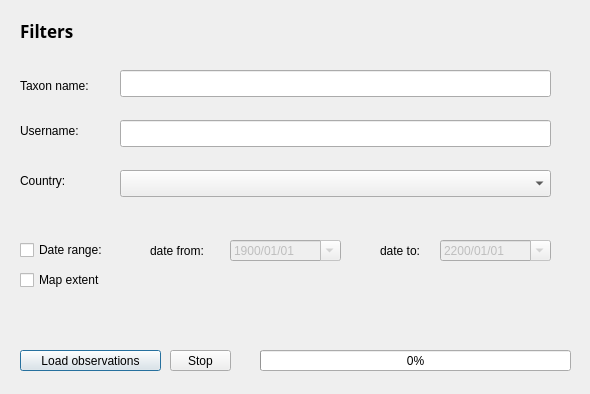
<?xml version="1.0" encoding="UTF-8"?>
<ui version="4.0">
 <class>Dialog</class>
 <widget class="QDialog" name="Dialog">
  <property name="geometry">
   <rect>
    <x>0</x>
    <y>0</y>
    <width>590</width>
    <height>394</height>
   </rect>
  </property>
  <property name="windowTitle">
   <string>iNaturalist Observations</string>
  </property>
  <widget class="QLineEdit" name="lineEdit_username">
   <property name="geometry">
    <rect>
     <x>120</x>
     <y>120</y>
     <width>431</width>
     <height>27</height>
    </rect>
   </property>
  </widget>
  <widget class="QPushButton" name="pushButton">
   <property name="geometry">
    <rect>
     <x>20</x>
     <y>350</y>
     <width>141</width>
     <height>21</height>
    </rect>
   </property>
   <property name="text">
    <string>Load observations</string>
   </property>
  </widget>
  <widget class="QLabel" name="label_username">
   <property name="geometry">
    <rect>
     <x>20</x>
     <y>120</y>
     <width>81</width>
     <height>21</height>
    </rect>
   </property>
   <property name="text">
    <string>Username:</string>
   </property>
  </widget>
  <widget class="QLabel" name="filters">
   <property name="geometry">
    <rect>
     <x>20</x>
     <y>20</y>
     <width>61</width>
     <height>21</height>
    </rect>
   </property>
   <property name="font">
    <font>
     <family>Ubuntu Sans</family>
     <pointsize>13</pointsize>
     <weight>75</weight>
     <italic>false</italic>
     <bold>true</bold>
    </font>
   </property>
   <property name="text">
    <string>Filters</string>
   </property>
  </widget>
  <widget class="QLabel" name="label_username_2">
   <property name="geometry">
    <rect>
     <x>20</x>
     <y>70</y>
     <width>101</width>
     <height>31</height>
    </rect>
   </property>
   <property name="text">
    <string>Taxon name:</string>
   </property>
  </widget>
  <widget class="QLineEdit" name="lineEdit_species">
   <property name="geometry">
    <rect>
     <x>120</x>
     <y>70</y>
     <width>431</width>
     <height>27</height>
    </rect>
   </property>
  </widget>
  <widget class="QLabel" name="label_date_from">
   <property name="geometry">
    <rect>
     <x>150</x>
     <y>240</y>
     <width>81</width>
     <height>21</height>
    </rect>
   </property>
   <property name="text">
    <string>date from:</string>
   </property>
  </widget>
  <widget class="QLabel" name="label_country">
   <property name="geometry">
    <rect>
     <x>20</x>
     <y>170</y>
     <width>61</width>
     <height>21</height>
    </rect>
   </property>
   <property name="text">
    <string>Country:</string>
   </property>
  </widget>
  <widget class="QProgressBar" name="progressBar">
   <property name="geometry">
    <rect>
     <x>260</x>
     <y>350</y>
     <width>311</width>
     <height>21</height>
    </rect>
   </property>
   <property name="value">
    <number>0</number>
   </property>
  </widget>
  <widget class="QComboBox" name="comboBox_countries">
   <property name="geometry">
    <rect>
     <x>120</x>
     <y>170</y>
     <width>431</width>
     <height>27</height>
    </rect>
   </property>
  </widget>
  <widget class="QDateEdit" name="dateEdit_date_from">
   <property name="enabled">
    <bool>false</bool>
   </property>
   <property name="geometry">
    <rect>
     <x>230</x>
     <y>240</y>
     <width>111</width>
     <height>21</height>
    </rect>
   </property>
   <property name="specialValueText">
    <string>None</string>
   </property>
   <property name="displayFormat">
    <string>yyyy/MM/dd</string>
   </property>
   <property name="calendarPopup">
    <bool>true</bool>
   </property>
   <property name="date">
    <date>
     <year>1900</year>
     <month>1</month>
     <day>1</day>
    </date>
   </property>
  </widget>
  <widget class="QCheckBox" name="checkBox_date_range">
   <property name="geometry">
    <rect>
     <x>20</x>
     <y>240</y>
     <width>111</width>
     <height>20</height>
    </rect>
   </property>
   <property name="text">
    <string>Date range:</string>
   </property>
  </widget>
  <widget class="QLabel" name="label_date_to">
   <property name="geometry">
    <rect>
     <x>380</x>
     <y>240</y>
     <width>81</width>
     <height>21</height>
    </rect>
   </property>
   <property name="text">
    <string>date to:</string>
   </property>
  </widget>
  <widget class="QDateEdit" name="dateEdit_date_to">
   <property name="enabled">
    <bool>false</bool>
   </property>
   <property name="geometry">
    <rect>
     <x>440</x>
     <y>240</y>
     <width>111</width>
     <height>21</height>
    </rect>
   </property>
   <property name="displayFormat">
    <string>yyyy/MM/dd</string>
   </property>
   <property name="calendarPopup">
    <bool>true</bool>
   </property>
   <property name="date">
    <date>
     <year>2200</year>
     <month>1</month>
     <day>1</day>
    </date>
   </property>
  </widget>
  <widget class="QCheckBox" name="checkBox_map_extent">
   <property name="geometry">
    <rect>
     <x>20</x>
     <y>270</y>
     <width>111</width>
     <height>20</height>
    </rect>
   </property>
   <property name="text">
    <string>Map extent</string>
   </property>
  </widget>
  <widget class="QPushButton" name="pushButton_stop">
   <property name="geometry">
    <rect>
     <x>170</x>
     <y>350</y>
     <width>61</width>
     <height>21</height>
    </rect>
   </property>
   <property name="text">
    <string>Stop</string>
   </property>
  </widget>
 </widget>
 <tabstops>
  <tabstop>lineEdit_species</tabstop>
  <tabstop>lineEdit_username</tabstop>
  <tabstop>comboBox_countries</tabstop>
  <tabstop>checkBox_date_range</tabstop>
  <tabstop>dateEdit_date_from</tabstop>
  <tabstop>dateEdit_date_to</tabstop>
  <tabstop>checkBox_map_extent</tabstop>
  <tabstop>pushButton</tabstop>
 </tabstops>
 <resources/>
 <connections>
  <connection>
   <sender>checkBox_date_range</sender>
   <signal>toggled(bool)</signal>
   <receiver>dateEdit_date_from</receiver>
   <slot>setEnabled(bool)</slot>
   <hints>
    <hint type="sourcelabel">
     <x>115</x>
     <y>279</y>
    </hint>
    <hint type="destinationlabel">
     <x>335</x>
     <y>310</y>
    </hint>
   </hints>
  </connection>
  <connection>
   <sender>checkBox_date_range</sender>
   <signal>toggled(bool)</signal>
   <receiver>dateEdit_date_to</receiver>
   <slot>setEnabled(bool)</slot>
   <hints>
    <hint type="sourcelabel">
     <x>115</x>
     <y>279</y>
    </hint>
    <hint type="destinationlabel">
     <x>545</x>
     <y>310</y>
    </hint>
   </hints>
  </connection>
 </connections>
</ui>
